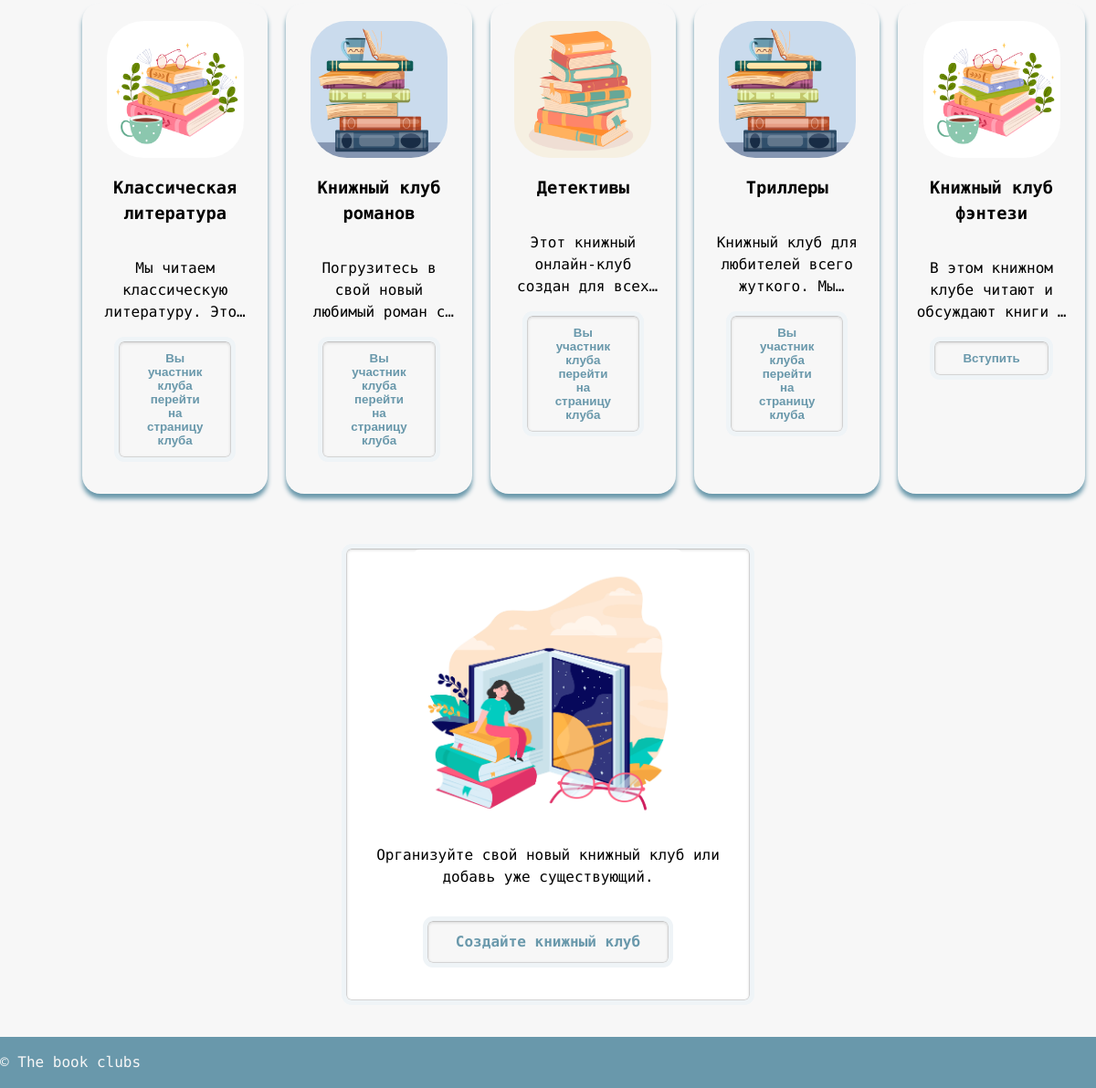
Before: / (signed in, lower part) with the older database file.
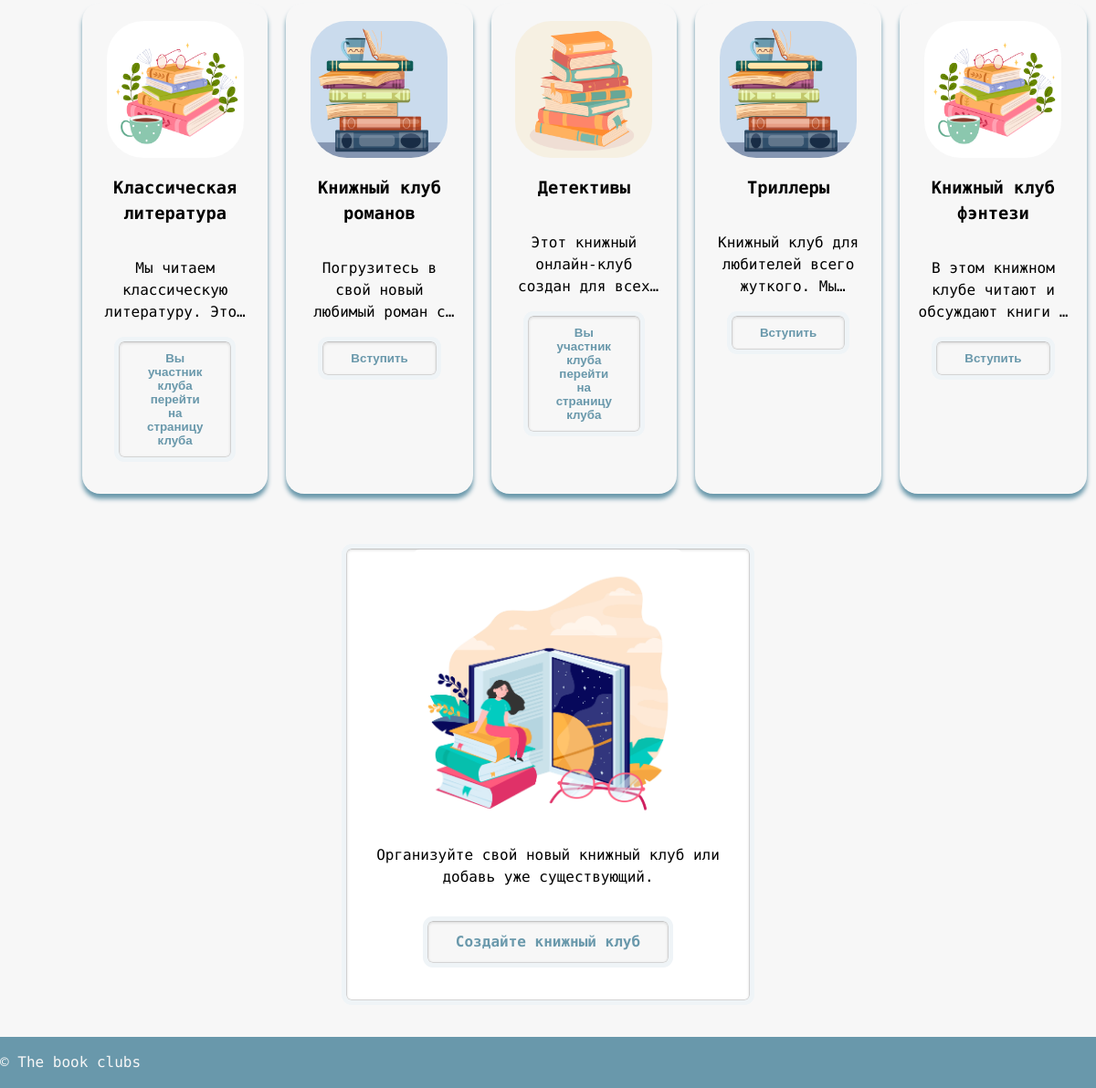
After: the same page with the newer database file.
### club/models.py (models this page shows, shortened)
class BookClub(models.Model):
    name = models.CharField(max_length=200)
    description = models.TextField()
    image = models.ImageField(upload_to='images')
    venue = models.CharField(max_length=200, default='Online', null=True)
    members = models.ManyToManyField(User, related_name='clubs')
    admin = models.ForeignKey(User, on_delete=models.SET_NULL, null=True, related_name='administered_clubs')
    selected_book = models.ForeignKey(Book, on_delete=models.SET_NULL, null=True, related_name='selected_clubs')
    read_books = models.ManyToManyField(Book, related_name='read_clubs')
    book_queue = models.ManyToManyField(Book, through='Queue', related_name='queued_clubs')
    book_queue_members = models.ManyToManyField(User, through='Queue', related_name='queued_books')
    genre = models.CharField(max_length=100, null=True)
    theme = models.CharField(max_length=100, null=True)

### club/views.py (the view)
# urls.py: path('', views.index, name='index'),
def index(request):
    clubs = BookClub.objects.all()[:5]
    return render(request, 'club/index.html', {'clubs': clubs})

### templates/club/index.html (shortened to what this page needs)
{% extends 'base.html' %}
{% load static %}
{% block content %}
<div class="home-container">
    <div class="home-row">
        <div class="home-grid">
            {% for club in clubs %}
            <div class="home-cart">
                <div class="home-cart-container">
                    <div class="home-cart-image">
                        <a href="{% url 'club:club_detail' club.id %}"><img src="{{ club.image.url }}" height="150" alt=""></a>
                    </div>
                    <div class="home-cart-title">
                        <h3><a href="{% url 'club:club_detail' club.id %}">{{ club.name }}</a></h3>
                    </div>
                    <div class="home-cart-desc">
                        <p>{{ club.description }}</p>
                    </div>
                    <div class="home-cart-button">
                        {% if request.user in club.members.all %}
                        <form action="{% url 'club:club_detail' club.id %}">
                            <button type="submit">Вы участник клуба <br> перейти на страницу клуба</button>
                        </form>
                    {% else %}
                    <form action="{% url 'club:join_club' club.id %}" method="post">
                            <button type="submit" >Вступить</button>
                        </form>
                    {% endif %}
                    </div>
                </div>
            </div>
            {% endfor %}
        </div>
    </div>
    <div class="home-row">
        <div class="home-create">
            <div class="home-create-image">
                <img src="{% static 'img/5.jpg' %}" alt="" height="300">
            </div>
            <div class="home-create-descr">
                <p>Организуйте свой новый книжный клуб или добавь уже существующий.</p>
                <a href="{% url 'club:create_club' %}">Создайте книжный клуб</a>
            </div>
        </div>
    </div>
</div>
{% endblock %}

Changed rows visible on the page:
changed BookClub "Книжный клуб романов": text "Вы участник клуба перейти на страницу клуба" → "Вступить"
changed BookClub "Триллеры": text "Вы участник клуба перейти на страницу клуба" → "Вступить"
